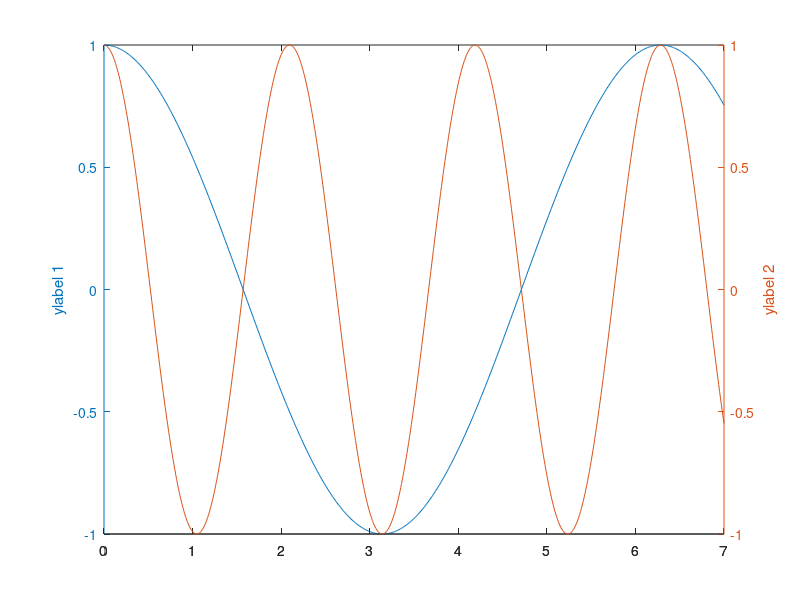

Source code (MATLAB):
clear all
clc
close all
x =0:0.01:7;
y1=cos(x);
y2=cos(3*x);
figure
H = plotyy(x,y1,x,y2);
ylabel(H(1),'ylabel 1')
ylabel(H(2),'ylabel 2')